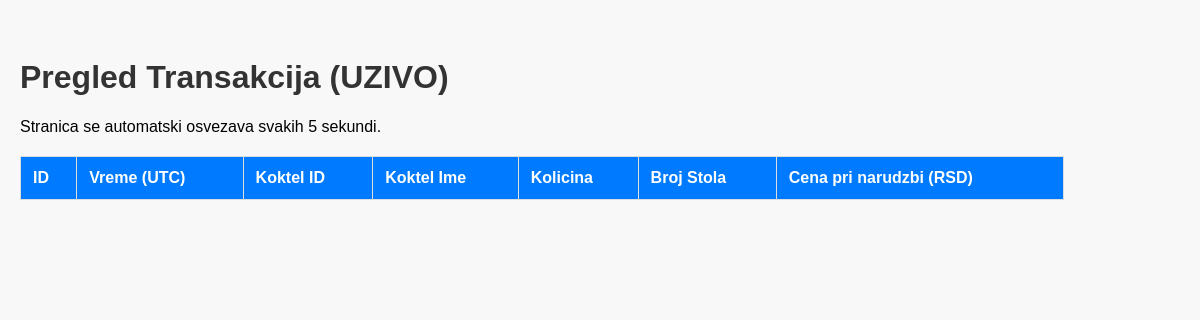
Page /transakcije on the earlier database version.
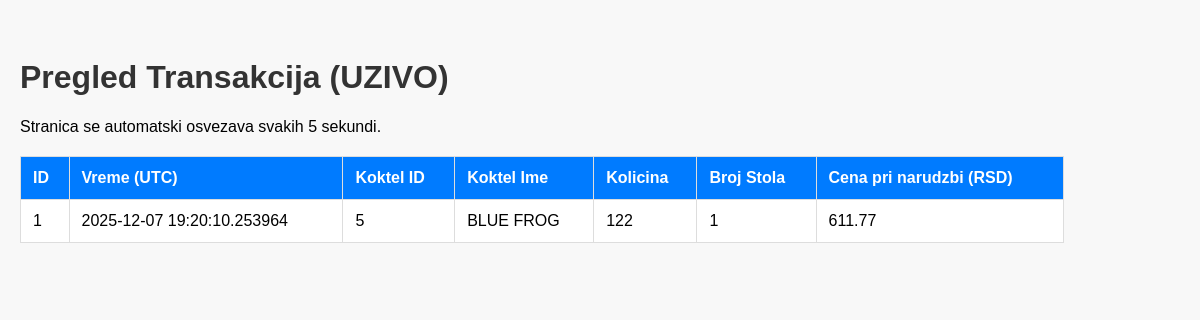
Same page on the later database version.
### Berza_Koktela.py (models this page shows)
class Transakcija(db.Model):
    id = db.Column(db.Integer, primary_key=True)
    koktel_id = db.Column(db.Integer, db.ForeignKey('koktel.id'), nullable=False)
    koktel_ime = db.Column(db.String(80), nullable=False)  # ★ ADDED FIELD
    kolicina = db.Column(db.Integer, nullable=False)
    broj_stola = db.Column(db.String(10), nullable=False)
    cena_pri_narudzbi = db.Column(db.Float, nullable=False)
    vremenska_oznaka = db.Column(db.DateTime, default=datetime.utcnow, index=True)

### Berza_Koktela.py (the view)
    @app.route('/transakcije')
    def pregled_transakcija():
        transakcije = Transakcija.query.order_by(
            Transakcija.vremenska_oznaka.desc()
        ).all()
        return render_template('pregled_transakcija.html', transakcije=transakcije)

### templates/pregled_transakcija.html (shortened to what this page needs)
﻿<!DOCTYPE html>
<html lang="sr">
<head>
</head>
<body>
    <h1>Pregled Transakcija (UZIVO)</h1>
    <p>Stranica se automatski osvezava svakih 5 sekundi.</p>
    <table>
        <thead>
            <tr>
                <th>ID</th>
                <th>Vreme (UTC)</th>
                <th>Koktel ID</th>
                <th>Koktel Ime</th>
                <th>Kolicina</th>
                <th>Broj Stola</th>
                <th>Cena pri narudzbi (RSD)</th>
            </tr>
        </thead>
        <tbody>
            {% for transakcija in transakcije %}
            <tr>
                <td>{{ transakcija.id }}</td>
                <td>{{ transakcija.vremenska_oznaka }}</td>
                <td>{{ transakcija.koktel_id }}</td>
                <td>{{ transakcija.koktel_ime }}</td>
                <td>{{ transakcija.kolicina }}</td>
                <td>{{ transakcija.broj_stola }}</td>
                <td>{{ "%.2f" | format(transakcija.cena_pri_narudzbi) }}</td>
            </tr>
            {% endfor %}
        </tbody>
    </table>
</body>
</html>

### templates/pregled_transakcija.html (style rules this page uses)
body { font-family: Arial, sans-serif; margin: 20px; background-color: #f8f8f8; }
h1 { color: #333; }
table { width: 90%; margin-top: 20px; border-collapse: collapse; background-color: white; }
th, td { border: 1px solid #ddd; padding: 12px; text-align: left; }
th { background-color: #007bff; color: white; }

Differences in the rows shown:
added Transakcija: cena_pri_narudzbi "611.77"
